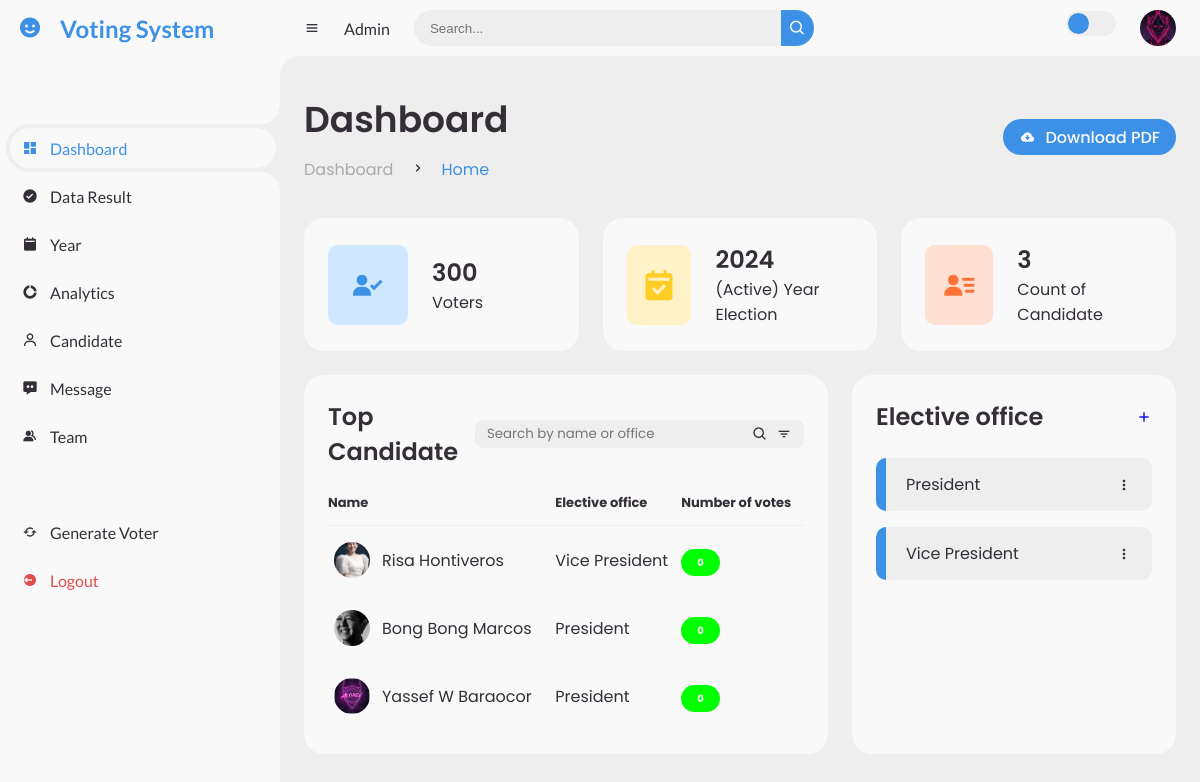
The app's page /indexbase.php (signed in) with its own data.
### tables this page shows
CREATE TABLE `user` (
  `user_id` int(11) NOT NULL,
  `Fullname` varchar(50) NOT NULL,
  `UserName` varchar(50) NOT NULL,
  `Password` varchar(20) NOT NULL,
  `account_status` varchar(11) NOT NULL,
  `role` varchar(50) NOT NULL,
  `profile_picture` varchar(500) NOT NULL
);

CREATE TABLE `year` (
  `Year_id` int(11) NOT NULL,
  `Year` int(20) NOT NULL,
  `Status` int(2) NOT NULL
);

CREATE TABLE `candidate` (
  `Candidate_id` int(11) NOT NULL,
  `Candidate_fullname` varchar(50) NOT NULL,
  `Balotno` int(8) NOT NULL,
  `yearofcandidacy` year(4) NOT NULL,
  `Office_id` int(11) NOT NULL,
  `profile_picture` varchar(200) NOT NULL
);

CREATE TABLE `office` (
  `Office_id` int(11) NOT NULL,
  `Electiveoffice` varchar(50) NOT NULL,
  `Year` int(5) NOT NULL
);

### model/class_model.php (called while the page is built, shortened)
<?php
class class_model {
    public $host = db_host;
    public $user = db_user;
    public $pass = db_pass;
    public $dbname = db_name;
    public $conn;
    public function __construct() {
		try {
            $this->pdo = new PDO("mysql:host=localhost;dbname=voring_system", "root", "");
        } catch (PDOException $e) {
            echo "Connection failed: " . $e->getMessage();
        }
    }
    private function connect() {
        $this->conn = new mysqli($this->host, $this->user, $this->pass, $this->dbname);
    }
	public function count_Voter($Activeyear){
		$stmt= $this->conn->prepare('SELECT * FROM voter_vouchers WHERE `year` = ?') or die($this->conn->error);
		$stmt -> bind_param('i',$Activeyear);
		$stmt ->execute();
		$result = $stmt->get_result();
		return $result->num_rows;
	}
	public function count_candidate($Activeyear){
		$stmt= $this->conn->prepare('SELECT * FROM candidate WHERE `yearofcandidacy` = ?') or die($this->conn->error);
		$stmt -> bind_param('i',$Activeyear);
		$stmt ->execute();
		$result = $stmt->get_result();
		return $result->num_rows;
	}
	public function count_votes($Candidate_id){
		$stmt= $this->conn->prepare('SELECT * FROM votes WHERE `Candidate_id` = ?') or die($this->conn->error);
		$stmt -> bind_param('i',$Candidate_id);
		$stmt ->execute();
		$result = $stmt->get_result();
		return $result->num_rows;
	}
	public function fetch_user($me){
		$stmt= $this->conn->prepare("SELECT * from `user` WHERE `user_id` = ?") or die($this->conn->error);
		$stmt->bind_param('i',$me);
		$stmt->execute();
		$result = $stmt->get_result();
		$data = array();
		while ($row = $result->fetch_assoc()){
			$data[] = $row;
		}
		return $data;
	}
	  public function fetchActive_year(){
		$sql = "SELECT * FROM `year` where `Status` = 1";
			$stmt = $this->conn->prepare($sql);
			$stmt->execute();
			$result = $stmt->get_result();
			$data = array();
			 while ($row = $result->fetch_assoc()) {
					   $data[] = $row;
				}
			 return $data;
	  }
	public function fetchAll_candidateposition($Office_idp){
		$sql = "SELECT * FROM `candidate` WHERE `Candidate_id` = ? ";
			$stmt = $this->conn->prepare($sql);
			$stmt -> bind_param('i',$Office_idp);
			$stmt -> execute();
			$result = $stmt->get_result();
			$data = array();
			 while ($row = $result->fetch_assoc()) {
					   $data[] = $row;
				}
			 return $data;
	  }
	public function fetchcandidatebyyear($Activeyear) {
		$stmt = $this->conn->prepare("
			SELECT
				c.Candidate_id,
				c.profile_picture,
				c.Candidate_fullname,
				c.Balotno,
				c.yearofcandidacy,
				o.Office_id,
				o.Electiveoffice,
				o.Year AS OfficeYear
			FROM
				candidate c
			INNER JOIN
				office o
			ON
				c.Office_id = o.Office_id
			WHERE
				c.yearofcandidacy = ?
		");
		$stmt->bind_param('i', $Activeyear);
		if (!$stmt->execute()) {
			error_log("Execute failed: " . $stmt->error);
			$stmt->close();
			return [];
		}
		$result = $stmt->get_result();
		$Data = [];
		while ($row = $result->fetch_assoc()) {
			$Data[] = $row;
		}
		return $Data;
	}
	public function fetch_office($Activeyear){
		$stmt = $this->conn->prepare("SELECT * FROM `office` WHERE `Year` = ?") or die($this->conn->error);
		$stmt->bind_param("i", $Activeyear);
		if ($stmt->execute()) {
			$result = $stmt->get_result();
			$data = array();
			while ($row = $result->fetch_assoc()) {
				$data[] = $row;
			}
			return $data;
		} else {
			return array();
		}
	}
}
?>

### indexbase.php (the view, shortened to what this page needs)
<!DOCTYPE html>
<html lang="en">
<head>
	<link href='https://unpkg.com/boxicons@2.0.9/css/boxicons.min.css' rel='stylesheet'>
	<link rel="stylesheet" href="style.css">
</head>
<body>
<?php include 'sidebar/sidebar.php'?>
	<section id="content">
		<?php include 'header/header.php'?>
		<?php   $conn = new class_model();
		$Activeyear = $conn->fetchActive_year();
		foreach($Activeyear as $row){
			$Activeyear=$row['Year'];
		};
		$numberofvoter= $conn->count_Voter($Activeyear);
		$numberofCandidate = $conn->count_candidate($Activeyear);
		?>
		<main>
			<div class="head-title">
				<div class="left">
					<h1>Dashboard</h1>
					<ul class="breadcrumb">
						<li>
							<a href="#">Dashboard</a>
						</li>
						<li><i class='bx bx-chevron-right' ></i></li>
						<li>
							<a class="active" href="#">Home</a>
						</li>
					</ul>
				</div>
				<a href="#" class="btn-download">
					<i class='bx bxs-cloud-download' ></i>
					<span class="text">Download PDF</span>
				</a>
			</div>
			<ul class="box-info">
				<li>
					<i class='bx bxs-user-check' ></i>
					<span class="text">
						<h3><?= $numberofvoter ?></h3>
						<p>Voters</p>
					</span>
				</li>
				<li>
					<i class='bx bxs-calendar-check' ></i>
					<span class="text">
						<h3><?php echo $Activeyear; ?>  </h3>
						<p>(Active) Year Election</p>
					</span>
				</li>
				<li>
					<i class='bx bxs-user-detail' ></i>
					<span class="text">
						<h3><?= $numberofCandidate ?></h3>
						<p>Count of Candidate</p>
					</span>
				</li>
			</ul>
			<div class="table-data">
				<div class="order">
					<div class="head">
						<h3>Top Candidate</h3>
						<div class="search-container">
				<input type="text" id="searchInput" placeholder="Search by name or office">
				<i class='bx bx-search'></i>
				<a class='bx bx-filter' id="sort" ></a>
			</div>
					</div>
					<?php
$fetch = $conn->fetchcandidatebyyear($Activeyear);
$highestVotes = [];
foreach($fetch as $row) {
    $Office_idp  = $row['Candidate_id'];
    $candidate = $conn->fetchAll_candidateposition($Office_idp);
    $cont = 0;
    foreach($candidate as $roow) {
        $id = $roow['Candidate_id'];
        $cont = $conn->count_votes($id);
    }
    $electiveOffice = $row['Electiveoffice'];
    if (!isset($highestVotes[$electiveOffice]) || $highestVotes[$electiveOffice] < $cont) {
        $highestVotes[$electiveOffice] = $cont;
    }
}
?>
<table id='dataTable'>
    <thead>
        <tr>
            <th>Name</th>
            <th>Elective office</th>
            <th id="sorts">Number of votes</th>
        </tr>
    </thead>
    <tbody>
        <?php
        foreach($fetch as $row) {
            $Office_idp  = $row['Candidate_id'];
            $candidate = $conn->fetchAll_candidateposition($Office_idp);
            $cont = 0;
            foreach($candidate as $roow) {
                $id = $roow['Candidate_id'];
                $cont = $conn->count_votes($id);
            }
            if ($cont == $highestVotes[$row['Electiveoffice']]) {
                ?>
                <tr>
                    <td>
                        <img src="uploads/profile_pictures/<?php echo $row['profile_picture']?>">
                        <p><?= $row['Candidate_fullname'] ?></p>
                    </td>
                    <td><?= $row['Electiveoffice'] ?></td>
                    <td><span class="status completed"><?= $cont ?></span></td>
                </tr>
                <?php
            }
        }
        ?>
    </tbody>
</table>
				</div>
				<div class="todo">
					<div class="head">
						<h3>Elective office</h3>
						<a href="ADDOFFCICE.php" class='bx bx-plus' ></a>
					</div>
					<ul class="todo-list">
					<?php $office = $conn->fetch_office($Activeyear);
            foreach($office as $row){
            ?>
						<li class="completed">
							<p><?php echo $row['Electiveoffice'];  ?></p>
							<i class='bx bx-dots-vertical-rounded' ></i>
						</li>
            <?php };  ?>
					</ul>
				</div>
			</div>
		</main>
	</section>
</body>
</html>

### sidebar/sidebar.php (shortened to what this page needs)
<?php
require_once 'model/class_model.php';
$conn = new class_model();
$me=$_SESSION['user_ids'];
$role = $conn->fetch_user($me);
foreach($role as $row){
    $role = $row['role'];
};
$current_page = basename($_SERVER['PHP_SELF']);
?>
<section id="sidebar">
    <a href="#" class="brand">
        <i class='bx bxs-smile'></i>
        <span class="text">Voting System</span>
    </a>
    <ul class="side-menu top">
        <li class="<?= $current_page == 'indexbase.php' ? 'active' : '' ?>">
            <a href="indexbase.php">
                <i class='bx bxs-dashboard'></i>
                <span class="text">Dashboard</span>
            </a>
        </li>
        <li class="<?= $current_page == 'Result.php' ? 'active' : '' ?>">
            <a href="Result.php">
            <i class='bx bxs-check-circle'></i>
                <span class="text">Data Result</span>
            </a>
        </li>
        <li class="<?= $current_page == 'Add-year.php' ? 'active' : '' ?>">
            <a href="Add-year.php">
                <i class='bx bxs-calendar-alt'></i>
                <span class="text">Year</span>
            </a>
        </li>
        <li class="<?= $current_page == 'analytics.php' ? 'active' : '' ?>">
            <a href="analytics.php">
                <i class='bx bxs-doughnut-chart'></i>
                <span class="text">Analytics</span>
            </a>
        </li>
        <li class="<?= $current_page == 'Candidate.php' ? 'active' : '' ?>">
            <a href="Candidate.php">
            <i class='bx bx-user'></i>
                <span class="text">Candidate</span>
            </a>
        </li>
        <li class="<?= $current_page == 'messages.php' ? 'active' : '' ?>">
            <a href="messages.php">
                <i class='bx bxs-message-dots'></i>
                <span class="text">Message</span>
            </a>
        </li>
        <li class="<?= $current_page == 'team.php' ? 'active' : '' ?>" <?= $role == 'User' ? 'hidden' : ''  ?>>
            <a href="team.php">
                <i class='bx bxs-group'></i>
                <span class="text">Team</span>
            </a>
        </li>
    </ul>
    <ul class="side-menu">
        <li class="<?= $current_page == 'Voucher.php' ? 'active' : '' ?>">
            <a href="Voucher.php">
                <i class='bx bx-refresh'></i>
                <span class="text">Generate Voter</span>
            </a>
        </li>
        <li>
            <a href="./controllers/logout.php" class="logout">
                <i class='bx bxs-log-out-circle'></i>
                <span class="text">Logout</span>
            </a>
        </li>
    </ul>
</section>

### header/header.php (shortened to what this page needs)
<nav>
<?php
require_once 'model/class_model.php';
		$me=$_SESSION['user_ids'];
        $conn = new class_model();
        $role = $conn->fetch_user($me);
        foreach($role as $row){
            $profile_picture = $row['profile_picture'];
            $role = $row['role'];
        };
?>
			<i class='bx bx-menu' ></i>
			<a href="#" class="nav-link"><?php echo  $role;  ?></a>
			<form action="#">
				<div class="form-input">
					<input type="search" placeholder="Search...">
					<button type="submit" class="search-btn"><i class='bx bx-search' ></i></button>
				</div>
			</form>
			<label for="switch-mode" class="switch-mode"></label>
			<div class="profile-dropdown">
            <a href="#" class="profile">
				<img src="uploads/profile_pictures/<?php echo  $profile_picture ?>" alt="Profile" id="profile-menu">
			</a>
</div>
		</nav>

### header/header.php (style rules this page uses)
.profile-dropdown { width: 36px; height: 36px; object-fit: cover; border-radius: 50%; position: relative; display: inline-block; }

### records on screen
user: role "Admin", profile_picture (picture)
year: Year "2024"
candidate: profile_picture (picture), Candidate_fullname "Risa Hontiveros", Office.Electiveoffice "Vice President", cont "0"
candidate: profile_picture (picture), Candidate_fullname "Bong Bong Marcos", Office.Electiveoffice "President", cont "0"
candidate: profile_picture (picture), Candidate_fullname "Yassef W Baraocor", Office.Electiveoffice "President", cont "0"
office: Electiveoffice "President"
office: Electiveoffice "Vice President"

### other values on screen
$numberofvoter "300"
$numberofCandidate "3"
